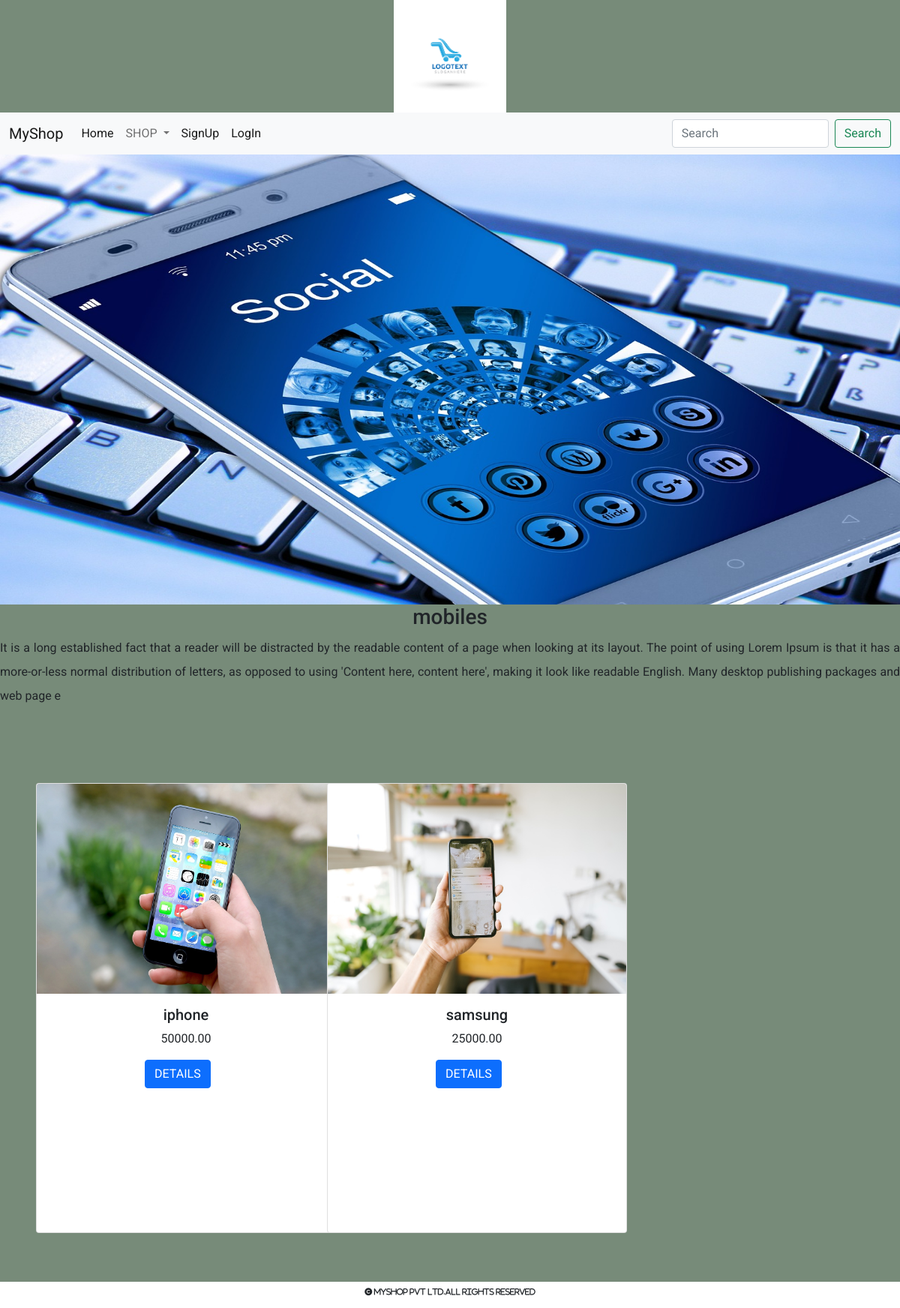
Screenshot of /products/mobiles with the database file from the repository.
### shop/models.py (models this page shows, shortened)
class Category(models.Model):
    name = models.CharField(max_length=250, unique=True)
    slug = models.CharField(max_length=250, unique=True)
    desc = models.TextField(blank=True)
    image = models.ImageField(upload_to='shop/category', null=True, blank=True)

class Products(models.Model):
    name = models.CharField(max_length=250, unique=True)
    slug = models.CharField(max_length=250, unique=True)
    description = models.TextField(blank=True)
    image = models.ImageField(upload_to='shop/products', blank=True, null=True)
    price = models.DecimalField(max_digits=10, decimal_places=2)
    category = models.ForeignKey(Category, on_delete=models.CASCADE)
    stock = models.IntegerField()
    available = models.BooleanField(default=True)
    created = models.DateTimeField(auto_now_add=True)
    updated = models.DateTimeField(auto_now=True)

### shop/views.py (the view)
# urls.py: path('products/<slug:p>', views.allproducts, name='allproducts'),
def allproducts(request, p):
    c = Category.objects.get(slug=p)
    p = Products.objects.filter(category__slug=p)
    return render(request, 'product.html', {'p': p, 'c': c})

### cart/context_processors.py (called while the page is built, shortened)
def counter(request):
    item_count = 0
    return {'count': item_count}

### shop/context_processors.py (called while the page is built)
def menu_links(request):
    c = Category.objects.all()
    return {'links':c}

### templates/product.html
{% extends 'base.html' %}
{% load static %}
{% block content %}
<div>
    <img src="{{ c.image.url }}" style="height:600px;width:100%">
</div>
<div class="continer-fluid" style="margin-bottom:100px">
    <h3 class="text-center mb-2">{{c.name}}</h3>
    <p style="line-height:2;text-align:justify">{{c.desc}}
    </p>
</div>
<div class="container-fluid " style="margin-bottom:100px">
    <div class="row ms-4">
        {% for i in p %}
        <div class="col-sm-4">
            <div class="card" style="width: 25rem;height:600px">
                <img src="{{ i.image.url }}" style="height:280px;" class="card-img-top" alt="...">
                <div class="card-body">
                    <h5 class="card-title text-center">{{ i.name }}</h5>
                    <p class="card-text text-center" style="text-align:justify">{{i.price}}</p>
                    <a href="{% url 'shop:prodetails' i.slug %}" style="position:relative;left:35%"
                       class="btn btn-primary">DETAILS</a>
                </div>
            </div>
        </div>
        {% endfor %}
    </div>
</div>
{% endblock %}

### static/css/custom.css (style rules this page uses)
body { margin: 0; padding: 0; background-color:#778B79; font-family: 'Caveat', cursive; font-family: 'Changa', sans-serif; font-family: 'Great Vibes', cursive; font-family: 'Roboto', sans-serif; }

### rows the page displays
Category: image (picture), name "mobiles", desc "It is a long established fact that a reader will be distracted by the readable content of a page when looking at its layout. The point of using Lorem Ipsum is that it has a more-or-less normal distribution of letters, as opposed to using 'Content here, content here', making it look like readable English. Many desktop publishing packages and web page e"
Products: image (picture), name "iphone", price "50000.00"
Products: image (picture), name "samsung", price "25000.00"
